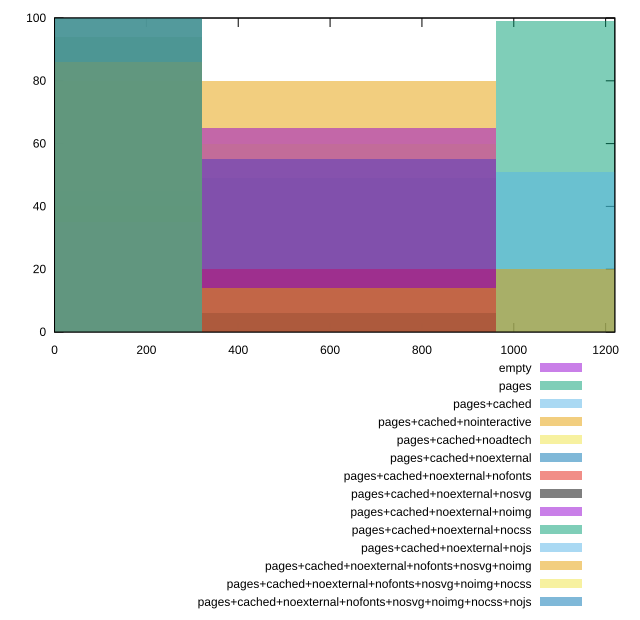

The gnuplot source for this figure:
reset

$empty <<EOF
0 100
EOF

$pages <<EOF
1281.6305238409493 99
640.8152619204747 1
EOF

$pagesCached <<EOF
1281.6305238409493 51
640.8152619204747 49
EOF

$pagesCachedNointeractive <<EOF
1281.6305238409493 20
640.8152619204747 80
EOF

$pagesCachedNoadtech <<EOF
640.8152619204747 60
0 40
EOF

$pagesCachedNoexternal <<EOF
0 45
640.8152619204747 55
EOF

$pagesCachedNoexternalNofonts <<EOF
0 80
640.8152619204747 20
EOF

$pagesCachedNoexternalNosvg <<EOF
0 94
640.8152619204747 6
EOF

$pagesCachedNoexternalNoimg <<EOF
0 35
640.8152619204747 65
EOF

$pagesCachedNoexternalNocss <<EOF
0 100
EOF

$pagesCachedNoexternalNojs <<EOF
0 100
EOF

$pagesCachedNoexternalNofontsNosvgNoimg <<EOF
0 86
640.8152619204747 14
EOF

$pagesCachedNoexternalNofontsNosvgNoimgNocss <<EOF
0 100
EOF

$pagesCachedNoexternalNofontsNosvgNoimgNocssNojs <<EOF
0 100
EOF

set key outside below
set boxwidth 640.8152619204747
set xrange [0:1220]
set yrange [0:100]
set trange [0:100]
set style fill transparent solid 0.5 noborder
set terminal svg size 640, 620 enhanced background rgb 'white'
set output "report_00008_2021-01-22T20:58:29.167/render-blocking-resources/comparison/histogram/all_raw.svg"

plot $empty title "empty" with boxes, \
     $pages title "pages" with boxes, \
     $pagesCached title "pages+cached" with boxes, \
     $pagesCachedNointeractive title "pages+cached+nointeractive" with boxes, \
     $pagesCachedNoadtech title "pages+cached+noadtech" with boxes, \
     $pagesCachedNoexternal title "pages+cached+noexternal" with boxes, \
     $pagesCachedNoexternalNofonts title "pages+cached+noexternal+nofonts" with boxes, \
     $pagesCachedNoexternalNosvg title "pages+cached+noexternal+nosvg" with boxes, \
     $pagesCachedNoexternalNoimg title "pages+cached+noexternal+noimg" with boxes, \
     $pagesCachedNoexternalNocss title "pages+cached+noexternal+nocss" with boxes, \
     $pagesCachedNoexternalNojs title "pages+cached+noexternal+nojs" with boxes, \
     $pagesCachedNoexternalNofontsNosvgNoimg title "pages+cached+noexternal+nofonts+nosvg+noimg" with boxes, \
     $pagesCachedNoexternalNofontsNosvgNoimgNocss title "pages+cached+noexternal+nofonts+nosvg+noimg+nocss" with boxes, \
     $pagesCachedNoexternalNofontsNosvgNoimgNocssNojs title "pages+cached+noexternal+nofonts+nosvg+noimg+nocss+nojs" with boxes

reset
